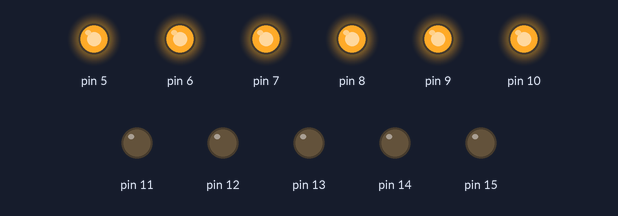
Recording of a sketch running on a simulated Arduino Uno, built with avr-gcc and run on an emulated ATmega328P. Shown: output pins drawn as LEDs (lit = HIGH).

Above: at 0.1 s.
At 11.6 s:
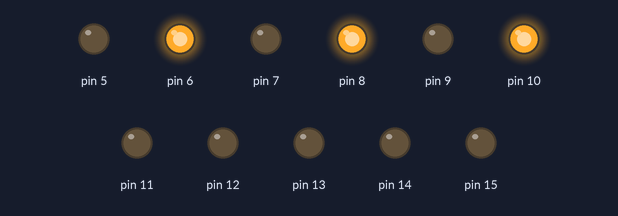
At 19.2 s:
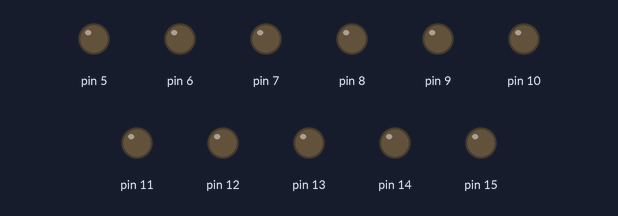
Timing chart, 0 to 30.6 s (numbered marks = the images above):
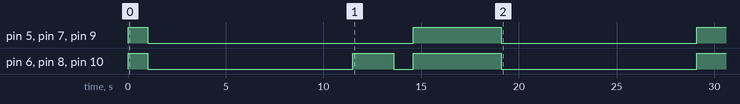

The sketch:

hari.ino
```cpp
/*allon - full light
 alloff -full off
 h-head
 la-left arm
 ra -right arm
 lh- lefthip
 ra-right arm
 lh - left hip
 rh - right hip
 ha- both hand
 ll - left leg
 rl - right leg
 lf - left foot
 rf - right foot
 hi - both hip
 f - both foot
rlc - right hand&left leg
 lrc - left hand & right leg
 cc - both leg and hand
 hfc - head & hand
 al - all left
 ar - all right
 bl - both leg
 DELAY TIME IS GIVEN ACCORDING TO THE MUSIC
*/
  void allon(){

  digitalWrite(10,1);
  digitalWrite(9,1);
  digitalWrite(8,1);
  digitalWrite(7,1);
  digitalWrite(6,1);
  digitalWrite(5,1);
  digitalWrite(4,1);
  digitalWrite(3,1);
  digitalWrite(2,1);


  }
  void alloff(){

  digitalWrite(10,0);
  digitalWrite(9,0);
  digitalWrite(8,0);
  digitalWrite(7,0);
  digitalWrite(6,0);
  digitalWrite(5,0);
  digitalWrite(4,0);
  digitalWrite(3,0);
  digitalWrite(2,0);
}
//  void allrun()
//
//  {
//
// int a[12]={5,6,7,8,9,10,11,12,13,14,15};
//  for (int i=0; i < sizeof(a)/sizeof(a[0]);i++)
// {
//  digitalWrite(a[i],1);
//  delay(100);
//  digitalWrite(a[i],0);
//}
//}

void h(){
  int h;
  h=1;
  {
    digitalWrite(4,1);
    delay(100);
//    digitalWrite(4,0);
//    delay(100);
  }
}
void ha(){
  int ha=1;
  {
    digitalWrite(2,1);
    digitalWrite(3,1);
    delay(100);
//    digitalWrite(2,0);
//    digitalWrite(3,0);
//    delay(100);
  }
}

void la()
  {
  digitalWrite(2,1);
  delay(100);
//  digitalWrite(2,0);
//  delay(100);
}
void ra()
{
  digitalWrite(3,1);
  delay(100);
//    digitalWrite(3,0);
//    delay(100);
}
void hi()
{
    digitalWrite(5,1);
      digitalWrite(6,1);
    delay(100);
//      digitalWrite(5,0);
//        digitalWrite(6,0);
//      delay(100);
}

void lh()
{
  digitalWrite(5,1);
  delay(100);
//   digitalWrite(5,0);
//   delay(100);
//
}
void rh()
{
    digitalWrite(6,1);
    delay(100);
//      digitalWrite(6,0);
//      delay(100);
}
void ll()
{
    digitalWrite(7,1);
    delay(100);
//      digitalWrite(7,0);
//      delay(100);
}
void rl()
{
   digitalWrite(8,1);
   delay(100);
//    digitalWrite(8,0);
//    delay(100);
}

void bl()
{
  digitalWrite(7,1);
  digitalWrite(8,1);
  delay(100);
//  digitalWrite(7,0);
//  digitalWrite(8,0);
//  delay(100);
}
void lf()
{
   digitalWrite(9,1);
   delay(100);
//    digitalWrite(9,0);
//    delay(100);
}
void rf()
{
   digitalWrite(10,1);
   delay(100);
//    digitalWrite(10,0);
//    delay(100);
}
void f()
{
  digitalWrite(9,1);
    digitalWrite(10,1);
    delay(100);
     // digitalWrite(9,0);
       // digitalWrite(10,0);
        //delay(100);

}
//void rlc()
//{
  // digitalWrite(3,1);
    //digitalWrite(7,1);
   //delay(100);
   //digitalWrite(3,0);
    //digitalWrite(7,0);
    //delay(100);
//}
//void lrc()
//{
  // digitalWrite(2,1);
    //digitalWrite(8,1);
    //delay(100);
    //digitalWrite(2,0);
    //digitalWrite(8,0);
    //delay(100);
//}
    void cc()
    {
      digitalWrite(2,1);
      digitalWrite(3,1);
          digitalWrite(5,1);
              digitalWrite(6,1);
      delay(100);
     digitalWrite(2,0);
      digitalWrite(3,0);
          digitalWrite(5,0);
              digitalWrite(6,0);
      delay(100);
    }
    void hfc()
    {
      digitalWrite(2,1);
      digitalWrite(3,1);
          digitalWrite(9,1);
              digitalWrite(10,1);
              delay(100);
              digitalWrite(2,0);
      digitalWrite(3,0);
          digitalWrite(9,0);
              digitalWrite(6,0);
              delay(100);
    }
    void al()
    {
      digitalWrite(2,1);
      digitalWrite(5,1);
          digitalWrite(7,1);
              digitalWrite(9,1);
              delay(100);
//              digitalWrite(2,0);
//      digitalWrite(5,0);
//          digitalWrite(7,0);
//              digitalWrite(9,0);
//              delay(100);

    }
    void ar()
    {
      digitalWrite(3,1);
      digitalWrite(6,1);
          digitalWrite(8,1);
              digitalWrite(10,1);
              delay(100);
//              digitalWrite(3,0);
//      digitalWrite(6,0);
//          digitalWrite(8,0);
//              digitalWrite(10,0);
//              delay(100);
    }
    void w()
    {
      digitalWrite(9,1);
      digitalWrite(10,1);
      delay(100);
      digitalWrite(7,1);
         digitalWrite(8,1);
         delay(100);
            digitalWrite(5,1);
               digitalWrite(6,1);
               delay(100);
                  digitalWrite(2,1);
                  digitalWrite(3,1);
                  delay(100);
                     digitalWrite(4,1);
                     delay(100);
    }

void up()
{
 digitalWrite(4,1);
 digitalWrite(2,1);
 digitalWrite(3,1);
 digitalWrite(5,1);
 digitalWrite(6,1);
 delay(1000);

}
void rfl()
{
 digitalWrite(10,1);
 digitalWrite(8,1);
 delay(1000);
   digitalWrite(10,0);
 digitalWrite(8,0);
 delay(1000);
}
void lfl()
{
 digitalWrite(9,1);
 digitalWrite(7,1);
 delay(1000);
   digitalWrite(9,0);
 digitalWrite(7,0);
 delay(1000);
}
void dwn()
{
 digitalWrite(7,1);
 digitalWrite(8,1);
   digitalWrite(9,0);
 digitalWrite(10,0);
 delay(1000);
}
void lhh()
{
 digitalWrite(2,1);
 digitalWrite(5,1);
 delay(1000);
   digitalWrite(2,0);
 digitalWrite(5,0);
 delay(1000);
}
void rhh()
{
 digitalWrite(3,1);
 digitalWrite(76,1);
 delay(1000);
   digitalWrite(3,0);
 digitalWrite(6,0);
 delay(1000);
}
void bt(){
  digitalWrite(10, HIGH);
  digitalWrite(9, HIGH);
  delay(100);
  digitalWrite(10, LOW);
  digitalWrite(9, LOW);
  delay(100);
  digitalWrite(8, HIGH);
   digitalWrite(7, HIGH);
  delay(100);
  digitalWrite(8, LOW);
  digitalWrite(7, LOW);
  delay(100);
  digitalWrite(6, HIGH);
  digitalWrite(5, HIGH);
  delay(100);
  digitalWrite(6, LOW);
  digitalWrite(5, LOW);
  delay(100);
  digitalWrite(3, HIGH);
   digitalWrite(2, HIGH);
  delay(100);
  digitalWrite(3, LOW);
  digitalWrite(2, LOW);
  delay(100);
  digitalWrite(4, HIGH);
  delay(100);
  digitalWrite(4, LOW);
  delay(100);
  }

void tb(){

  digitalWrite(4, HIGH);
  delay(100);
  digitalWrite(4, LOW);
  delay(100);
    digitalWrite(3, HIGH);
   digitalWrite(2, HIGH);
  delay(100);
  digitalWrite(3, LOW);
  digitalWrite(2, LOW);
  delay(100);
   digitalWrite(6, HIGH);
  digitalWrite(5, HIGH);
  delay(100);
  digitalWrite(6, LOW);
  digitalWrite(5, LOW);
  delay(100);
  digitalWrite(8, HIGH);
   digitalWrite(7, HIGH);
  delay(100);
  digitalWrite(8, LOW);
  digitalWrite(7, LOW);
  delay(100);
  digitalWrite(10, HIGH);
  digitalWrite(9, HIGH);
  delay(100);
  digitalWrite(10, LOW);
  digitalWrite(9, LOW);
  delay(100);
  }

void setup()
{
pinMode(5, OUTPUT);
pinMode(6, OUTPUT);
pinMode(7, OUTPUT);
pinMode(8, OUTPUT);
pinMode(9, OUTPUT);
pinMode(10, OUTPUT);
pinMode(11, OUTPUT);
pinMode(12, OUTPUT);
pinMode(13,OUTPUT);
pinMode(14,OUTPUT);
pinMode(15,OUTPUT);


}
void loop()
{
   {allon();}
  delay(1000);
  {alloff();}
  delay(10500);

  {ar();}
  delay(2000);
  {alloff();}
  delay(1000);
  {allon();}
  delay(4500);

  {alloff();}
  delay(10000);

  {allon();}
  delay(15000);
  {alloff();}
  delay(5600);
  {up();}
  delay(300); // moon walk
  {alloff();}
  delay(800);
  {up();}
  delay(50);
  {allon();}
  delay(3050);

  {alloff();}
  delay(2050);


//  {allon();}
//  delay(1000);
//  {alloff();}
//  delay(1000);
//  {bt();} //bt
//  delay(1000);
//  {tb();}
//  delay(1000);//tb

{allon();}
delay(2300);
{alloff();}

delay(100);
{allon();}
delay(3900);

{alloff();}
delay(500); // gun
{allon();}
delay(300);
{alloff();}
delay(100);


{hi();}
delay(1380); //slow mo

{alloff();}
delay(2500);

{allon();}
  delay(500); // panic mode
  {alloff();}
  delay(500);
  {allon();}
  delay(400);
  {alloff();}
  delay(400);
  {allon();}
  delay(300);
  {alloff();}
  delay(300);
  {allon();}
  delay(200);
  {alloff();}
  delay(200);
  {allon();}
  delay(100);
  {alloff();}
  delay(100);
  {allon();}
  delay(50);
   {alloff();}
  delay(50);
  {allon();}
  delay(3450);//2nd
   {alloff();}
  delay(2050);

  {allon();}
  delay(10000); //3rd


}
```

Measured:
- by itself, pin 5, pin 7, pin 9: goes HIGH 1.0 s, LOW 13.6 s, HIGH 4.5 s, LOW 10.0 s, then HIGH
- by itself, pin 6, pin 8, pin 10: goes HIGH 1.0 s, LOW 10.5 s, HIGH 2.1 s, LOW 1.0 s, HIGH 4.5 s, LOW 10.0 s, then HIGH
